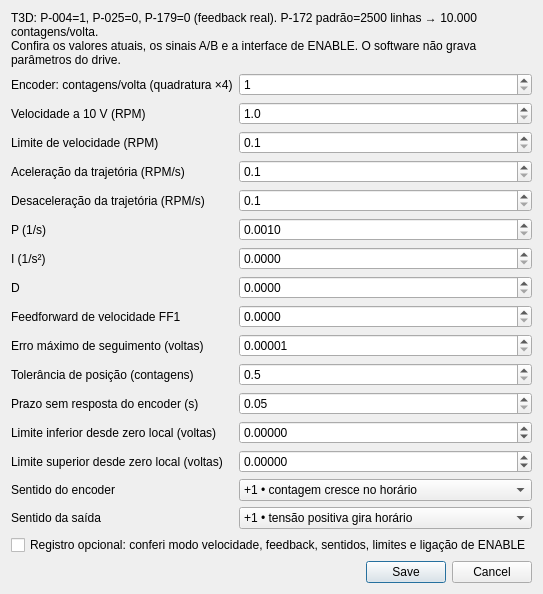
<?xml version="1.0" encoding="UTF-8"?>
<ui version="4.0">
 <class>AxisSettingsDialog</class>
 <widget class="QDialog" name="AxisSettingsDialog">
  <layout class="QVBoxLayout" name="mainLayout">
   <item>
    <widget class="QLabel" name="notes">
     <property name="text">
      <string>T3D: P-004=1, P-025=0, P-179=0 (feedback real). P-172 padrão=2500 linhas → 10.000 contagens/volta.
Confira os valores atuais, os sinais A/B e a interface de ENABLE. O software não grava parâmetros do drive.</string>
     </property>
     <property name="wordWrap">
      <bool>true</bool>
     </property>
    </widget>
   </item>
   <item>
    <layout class="QFormLayout" name="fieldsLayout">
     <item row="0" column="0">
      <widget class="QLabel" name="counts_per_revLabel">
       <property name="text">
        <string>Encoder: contagens/volta (quadratura ×4)</string>
       </property>
      </widget>
     </item>
     <item row="0" column="1">
      <widget class="QDoubleSpinBox" name="counts_per_rev">
       <property name="decimals">
        <number>0</number>
       </property>
       <property name="minimum">
        <double>1</double>
       </property>
       <property name="maximum">
        <double>10000000</double>
       </property>
       <property name="keyboardTracking">
        <bool>false</bool>
       </property>
      </widget>
     </item>
     <item row="1" column="0">
      <widget class="QLabel" name="rpm_at_10vLabel">
       <property name="text">
        <string>Velocidade a 10 V (RPM)</string>
       </property>
      </widget>
     </item>
     <item row="1" column="1">
      <widget class="QDoubleSpinBox" name="rpm_at_10v">
       <property name="decimals">
        <number>1</number>
       </property>
       <property name="minimum">
        <double>1</double>
       </property>
       <property name="maximum">
        <double>30000</double>
       </property>
       <property name="keyboardTracking">
        <bool>false</bool>
       </property>
      </widget>
     </item>
     <item row="2" column="0">
      <widget class="QLabel" name="max_rpmLabel">
       <property name="text">
        <string>Limite de velocidade (RPM)</string>
       </property>
      </widget>
     </item>
     <item row="2" column="1">
      <widget class="QDoubleSpinBox" name="max_rpm">
       <property name="decimals">
        <number>1</number>
       </property>
       <property name="minimum">
        <double>0.1</double>
       </property>
       <property name="maximum">
        <double>30000</double>
       </property>
       <property name="keyboardTracking">
        <bool>false</bool>
       </property>
      </widget>
     </item>
     <item row="3" column="0">
      <widget class="QLabel" name="acceleration_rpm_sLabel">
       <property name="text">
        <string>Aceleração da trajetória (RPM/s)</string>
       </property>
      </widget>
     </item>
     <item row="3" column="1">
      <widget class="QDoubleSpinBox" name="acceleration_rpm_s">
       <property name="decimals">
        <number>1</number>
       </property>
       <property name="minimum">
        <double>0.1</double>
       </property>
       <property name="maximum">
        <double>100000</double>
       </property>
       <property name="keyboardTracking">
        <bool>false</bool>
       </property>
      </widget>
     </item>
     <item row="5" column="0">
      <widget class="QLabel" name="kpLabel">
       <property name="text">
        <string>P (1/s)</string>
       </property>
      </widget>
     </item>
     <item row="5" column="1">
      <widget class="QDoubleSpinBox" name="kp">
       <property name="decimals">
        <number>4</number>
       </property>
       <property name="minimum">
        <double>0.001</double>
       </property>
       <property name="maximum">
        <double>10000</double>
       </property>
       <property name="keyboardTracking">
        <bool>false</bool>
       </property>
      </widget>
     </item>
     <item row="6" column="0">
      <widget class="QLabel" name="kiLabel">
       <property name="text">
        <string>I (1/s²)</string>
       </property>
      </widget>
     </item>
     <item row="6" column="1">
      <widget class="QDoubleSpinBox" name="ki">
       <property name="decimals">
        <number>4</number>
       </property>
       <property name="minimum">
        <double>0</double>
       </property>
       <property name="maximum">
        <double>10000</double>
       </property>
       <property name="keyboardTracking">
        <bool>false</bool>
       </property>
      </widget>
     </item>
     <item row="7" column="0">
      <widget class="QLabel" name="kdLabel">
       <property name="text">
        <string>D</string>
       </property>
      </widget>
     </item>
     <item row="7" column="1">
      <widget class="QDoubleSpinBox" name="kd">
       <property name="decimals">
        <number>4</number>
       </property>
       <property name="minimum">
        <double>0</double>
       </property>
       <property name="maximum">
        <double>10000</double>
       </property>
       <property name="keyboardTracking">
        <bool>false</bool>
       </property>
      </widget>
     </item>
     <item row="8" column="0">
      <widget class="QLabel" name="ff1Label">
       <property name="text">
        <string>Feedforward de velocidade FF1</string>
       </property>
      </widget>
     </item>
     <item row="8" column="1">
      <widget class="QDoubleSpinBox" name="ff1">
       <property name="decimals">
        <number>4</number>
       </property>
       <property name="minimum">
        <double>0</double>
       </property>
       <property name="maximum">
        <double>10</double>
       </property>
       <property name="keyboardTracking">
        <bool>false</bool>
       </property>
      </widget>
     </item>
     <item row="9" column="0">
      <widget class="QLabel" name="following_error_revLabel">
       <property name="text">
        <string>Erro máximo de seguimento (voltas)</string>
       </property>
      </widget>
     </item>
     <item row="9" column="1">
      <widget class="QDoubleSpinBox" name="following_error_rev">
       <property name="decimals">
        <number>5</number>
       </property>
       <property name="minimum">
        <double>0.00001</double>
       </property>
       <property name="maximum">
        <double>100</double>
       </property>
       <property name="keyboardTracking">
        <bool>false</bool>
       </property>
      </widget>
     </item>
     <item row="10" column="0">
      <widget class="QLabel" name="tolerance_countsLabel">
       <property name="text">
        <string>Tolerância de posição (contagens)</string>
       </property>
      </widget>
     </item>
     <item row="10" column="1">
      <widget class="QDoubleSpinBox" name="tolerance_counts">
       <property name="decimals">
        <number>1</number>
       </property>
       <property name="minimum">
        <double>0.5</double>
       </property>
       <property name="maximum">
        <double>10000</double>
       </property>
       <property name="keyboardTracking">
        <bool>false</bool>
       </property>
      </widget>
     </item>
     <item row="11" column="0">
      <widget class="QLabel" name="no_response_timeout_sLabel">
       <property name="text">
        <string>Prazo sem resposta do encoder (s)</string>
       </property>
      </widget>
     </item>
     <item row="11" column="1">
      <widget class="QDoubleSpinBox" name="no_response_timeout_s">
       <property name="decimals">
        <number>2</number>
       </property>
       <property name="minimum">
        <double>0.05</double>
       </property>
       <property name="maximum">
        <double>10</double>
       </property>
       <property name="keyboardTracking">
        <bool>false</bool>
       </property>
      </widget>
     </item>
     <item row="12" column="0">
      <widget class="QLabel" name="min_revLabel">
       <property name="text">
        <string>Limite inferior desde zero local (voltas)</string>
       </property>
      </widget>
     </item>
     <item row="12" column="1">
      <widget class="QDoubleSpinBox" name="min_rev">
       <property name="decimals">
        <number>5</number>
       </property>
       <property name="minimum">
        <double>-1000000</double>
       </property>
       <property name="maximum">
        <double>1000000</double>
       </property>
       <property name="keyboardTracking">
        <bool>false</bool>
       </property>
      </widget>
     </item>
     <item row="13" column="0">
      <widget class="QLabel" name="max_revLabel">
       <property name="text">
        <string>Limite superior desde zero local (voltas)</string>
       </property>
      </widget>
     </item>
     <item row="13" column="1">
      <widget class="QDoubleSpinBox" name="max_rev">
       <property name="decimals">
        <number>5</number>
       </property>
       <property name="minimum">
        <double>-1000000</double>
       </property>
       <property name="maximum">
        <double>1000000</double>
       </property>
       <property name="keyboardTracking">
        <bool>false</bool>
       </property>
      </widget>
     </item>
     <item row="14" column="0">
      <widget class="QLabel" name="encoderSignLabel">
       <property name="text">
        <string>Sentido do encoder</string>
       </property>
      </widget>
     </item>
     <item row="14" column="1">
      <widget class="QComboBox" name="encoderSign">
       <item>
        <property name="text">
         <string>+1 • contagem cresce no horário</string>
        </property>
       </item>
       <item>
        <property name="text">
         <string>−1 • contagem decresce no horário</string>
        </property>
       </item>
      </widget>
     </item>
     <item row="15" column="0">
      <widget class="QLabel" name="outputSignLabel">
       <property name="text">
        <string>Sentido da saída</string>
       </property>
      </widget>
     </item>
     <item row="15" column="1">
      <widget class="QComboBox" name="outputSign">
       <item>
        <property name="text">
         <string>+1 • tensão positiva gira horário</string>
        </property>
       </item>
       <item>
        <property name="text">
         <string>−1 • tensão negativa gira horário</string>
        </property>
       </item>
      </widget>
     </item>
     <item row="4" column="0">
      <widget class="QLabel" name="deceleration_rpm_sLabel">
       <property name="text">
        <string>Desaceleração da trajetória (RPM/s)</string>
       </property>
      </widget>
     </item>
     <item row="4" column="1">
      <widget class="QDoubleSpinBox" name="deceleration_rpm_s">
       <property name="decimals">
        <number>1</number>
       </property>
       <property name="minimum">
        <double>0.1</double>
       </property>
       <property name="maximum">
        <double>100000</double>
       </property>
       <property name="keyboardTracking">
        <bool>false</bool>
       </property>
      </widget>
     </item>
    </layout>
   </item>
   <item>
    <widget class="QCheckBox" name="verified">
     <property name="text">
      <string>Registro opcional: conferi modo velocidade, feedback, sentidos, limites e ligação de ENABLE</string>
     </property>
    </widget>
   </item>
   <item>
    <widget class="QDialogButtonBox" name="buttons">
     <property name="standardButtons">
      <set>QDialogButtonBox::Cancel|QDialogButtonBox::Save</set>
     </property>
    </widget>
   </item>
  </layout>
 </widget>
 <resources />
 <connections>
  <connection>
   <sender>buttons</sender>
   <signal>accepted()</signal>
   <receiver>AxisSettingsDialog</receiver>
   <slot>accept()</slot>
  </connection>
  <connection>
   <sender>buttons</sender>
   <signal>rejected()</signal>
   <receiver>AxisSettingsDialog</receiver>
   <slot>reject()</slot>
  </connection>
 </connections>
</ui>
